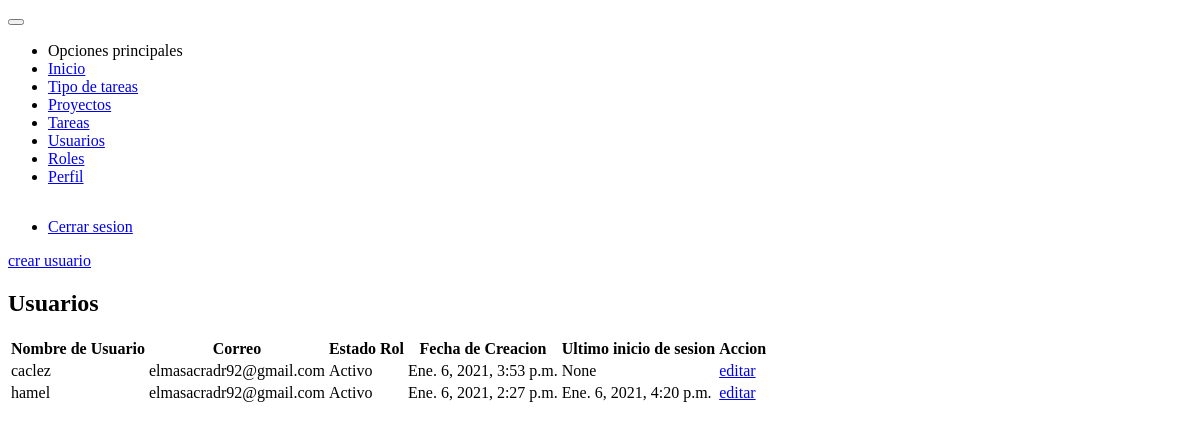
/acceder/usuarios/ (signed in), run on an earlier commit of the app's database.
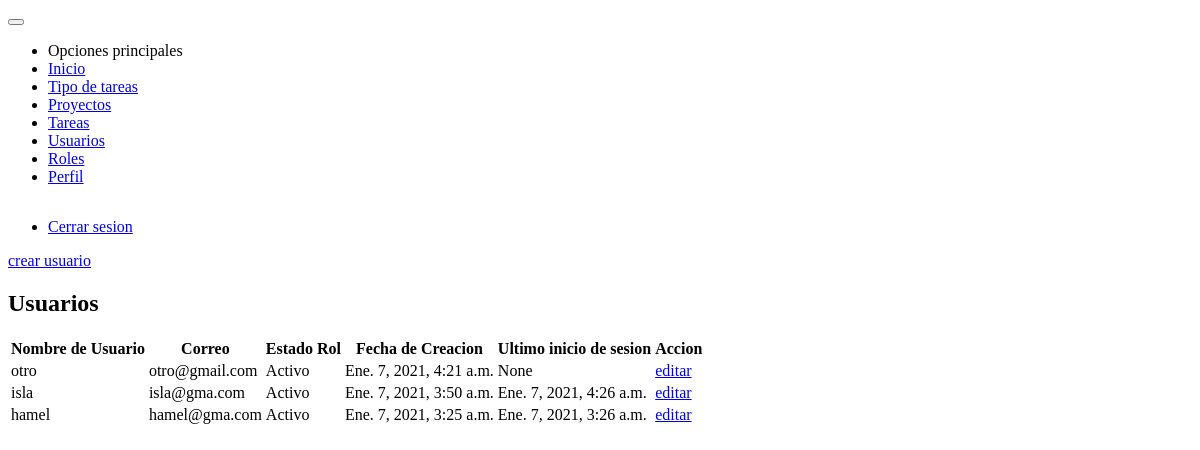
And on a later commit of the database.
### users/models.py (models this page shows)
class User(AbstractUser):
    def get_full_name(self):
        return f'{self.first_name} {self.last_name}'

### users/views.py (the view)
# urls.py: path('usuarios/', views.UserListView.as_view(), name='user'),
class UserListView(LoginRequiredMixin, PermissionRequiredMixin, ListView):
    permission_required = 'users.view_user'
    login_url = 'users:login'
    template_name = 'users/users.html'
    queryset = User.objects.all().order_by('-pk')
    def get_context_data(self, **kwargs):
        context = super().get_context_data(**kwargs)
        context['group'] = Group.objects.values_list('name', flat=True)
        return context

### templates/users/users.html (shortened to what this page needs)
{% extends 'base.html' %}
{% block content %}
    <div class="card">
        <div class="card-content m-2">
            <a href="{% url 'users:register' %}" class="button success"> crear usuario</a>
            <h2 class="center">Usuarios</h2>
            <table class="table" data-role="table" data-horizontal-scroll="true" data-table-search-title="Buscar: " data-table-rows-count-title="Cantidad a mostrar">
                <thead>
                    <tr>
                        <th>Nombre de Usuario</th>
                        <th>Correo</th>
                        <th>Estado</th>
                        <th>Rol</th>
                        <th>Fecha de Creacion</th>
                        <th>Ultimo inicio de sesion</th>
                        <th>Accion</th>
                    </tr>
                </thead>
                <tbody>
                    {% for user in object_list %}
                        <tr>
                            <td>{{ user.username }}</td>
                            <td>{{ user.email }}</td>
                            <td>{{ user.is_active|yesno:'Activo,Inactivo' }}</td>
                            <td>{{ user.group }}</td>
                            <td>{{ user.date_joined }}</td>
                            <td>{{ user.last_login }}</td>
                            <td>
                                <a href="{% url 'users:update' user.pk %}" class="button info"> editar</a>
                            </td>
                        </tr>
                    {% endfor %}
                </tbody>
            </table>
        </div>
    </div>
{% endblock %}

What changed in the data, as far as the page shows it:
removed User: username "caclez", email "elmasacradr92@gmail.com", is_active "Activo", date_joined "Ene. 6, 2021, 3:53 p.m.", last_login "None"
added User: username "otro", email "otro@gmail.com", is_active "Activo", date_joined "Ene. 7, 2021, 4:21 a.m.", last_login "None"
added User: username "isla", email "isla@gma.com", is_active "Activo", date_joined "Ene. 7, 2021, 3:50 a.m.", last_login "Ene. 7, 2021, 4:26 a.m."
changed User "hamel": email "elmasacradr92@gmail.com" → "hamel@gma.com"; date_joined "Ene. 6, 2021, 2:27 p.m." → "Ene. 7, 2021, 3:25 a.m."; last_login "Ene. 6, 2021, 4:20 p.m." → "Ene. 7, 2021, 3:26 a.m."
